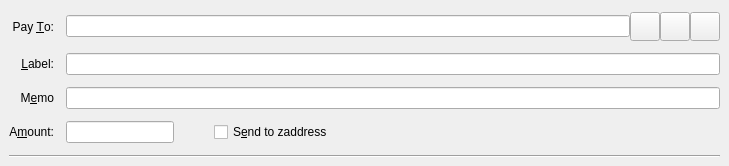
<?xml version="1.0" encoding="UTF-8"?>
<ui version="4.0">
 <class>SendZCoinsEntry</class>
 <widget class="QStackedWidget" name="SendZCoinsEntry">
  <property name="geometry">
   <rect>
    <x>0</x>
    <y>0</y>
    <width>729</width>
    <height>166</height>
   </rect>
  </property>
  <property name="focusPolicy">
   <enum>Qt::TabFocus</enum>
  </property>
  <property name="autoFillBackground">
   <bool>false</bool>
  </property>
  <widget class="QFrame" name="SendZCoins">
   <property name="toolTip">
    <string>This is a normal payment.</string>
   </property>
   <property name="frameShape">
    <enum>QFrame::NoFrame</enum>
   </property>
   <layout class="QGridLayout" name="gridLayout">
    <property name="topMargin">
     <number>8</number>
    </property>
    <property name="bottomMargin">
     <number>4</number>
    </property>
    <property name="horizontalSpacing">
     <number>12</number>
    </property>
    <property name="verticalSpacing">
     <number>8</number>
    </property>
    <item row="1" column="1">
     <widget class="QLineEdit" name="addAsLabel">
      <property name="toolTip">
       <string>Enter a label for this address to add it to the list of used addresses</string>
      </property>
     </widget>
    </item>
    <item row="5" column="0" colspan="2">
     <widget class="Line" name="line">
      <property name="orientation">
       <enum>Qt::Horizontal</enum>
      </property>
     </widget>
    </item>
    <item row="0" column="0">
     <widget class="QLabel" name="payToLabel">
      <property name="text">
       <string>Pay &amp;To:</string>
      </property>
      <property name="alignment">
       <set>Qt::AlignRight|Qt::AlignTrailing|Qt::AlignVCenter</set>
      </property>
      <property name="buddy">
       <cstring>payTo</cstring>
      </property>
     </widget>
    </item>
    <item row="3" column="0">
     <widget class="QLabel" name="amountLabel">
      <property name="text">
       <string>A&amp;mount:</string>
      </property>
      <property name="alignment">
       <set>Qt::AlignRight|Qt::AlignTrailing|Qt::AlignVCenter</set>
      </property>
      <property name="buddy">
       <cstring>payAmount</cstring>
      </property>
     </widget>
    </item>
    <item row="0" column="1">
     <layout class="QHBoxLayout" name="payToLayout">
      <property name="spacing">
       <number>0</number>
      </property>
      <item>
       <widget class="QValidatedLineEdit" name="payTo">
        <property name="toolTip">
         <string>The LitecoinZ address to send the payment to</string>
        </property>
       </widget>
      </item>
      <item>
       <widget class="QToolButton" name="addressBookButton">
        <property name="toolTip">
         <string>Choose previously used address</string>
        </property>
        <property name="text">
         <string/>
        </property>
        <property name="icon">
         <iconset resource="../bitcoin.qrc">
          <normaloff>:/images/addressbook1</normaloff>:/images/addressbook1</iconset>
        </property>
        <property name="iconSize">
         <size>
          <width>22</width>
          <height>22</height>
         </size>
        </property>
        <property name="shortcut">
         <string>Alt+A</string>
        </property>
       </widget>
      </item>
      <item>
       <widget class="QToolButton" name="pasteButton">
        <property name="toolTip">
         <string>Paste address from clipboard</string>
        </property>
        <property name="text">
         <string/>
        </property>
        <property name="icon">
         <iconset resource="../bitcoin.qrc">
          <normaloff>:/images/paste</normaloff>:/images/paste</iconset>
        </property>
        <property name="iconSize">
         <size>
          <width>22</width>
          <height>22</height>
         </size>
        </property>
        <property name="shortcut">
         <string>Alt+P</string>
        </property>
       </widget>
      </item>
      <item>
       <widget class="QToolButton" name="deleteButton">
        <property name="toolTip">
         <string>Remove this entry</string>
        </property>
        <property name="text">
         <string/>
        </property>
        <property name="icon">
         <iconset resource="../bitcoin.qrc">
          <normaloff>:/images/clear</normaloff>:/images/clear</iconset>
        </property>
        <property name="iconSize">
         <size>
          <width>22</width>
          <height>22</height>
         </size>
        </property>
       </widget>
      </item>
     </layout>
    </item>
    <item row="1" column="0">
     <widget class="QLabel" name="labellLabel">
      <property name="text">
       <string>&amp;Label:</string>
      </property>
      <property name="alignment">
       <set>Qt::AlignRight|Qt::AlignTrailing|Qt::AlignVCenter</set>
      </property>
      <property name="buddy">
       <cstring>addAsLabel</cstring>
      </property>
     </widget>
    </item>
    <item row="2" column="0">
     <widget class="QLabel" name="memoLabel">
      <property name="text">
       <string>M&amp;emo</string>
      </property>
      <property name="alignment">
       <set>Qt::AlignRight|Qt::AlignTrailing|Qt::AlignVCenter</set>
      </property>
      <property name="buddy">
       <cstring>addAsLabel</cstring>
      </property>
     </widget>
    </item>
    <item row="2" column="1">
     <widget class="QLineEdit" name="addAsMemo">
      <property name="toolTip">
       <string>Enter a label for this address to add it to the list of used addresses</string>
      </property>
     </widget>
    </item>
    <item row="3" column="1">
     <layout class="QHBoxLayout" name="horizontalLayoutAmount" stretch="0,0,1">
      <item>
       <widget class="BitcoinAmountField" name="payAmount"/>
      </item>
      <item>
       <spacer name="horizontalSpacer">
        <property name="orientation">
         <enum>Qt::Horizontal</enum>
        </property>
        <property name="sizeHint" stdset="0">
         <size>
          <width>40</width>
          <height>20</height>
         </size>
        </property>
       </spacer>
      </item>
      <item>
       <widget class="QCheckBox" name="checkboxSendToZAddress">
        <property name="toolTip">
         <string>The fee will be deducted from the amount being sent. The recipient will receive less litecoinzs than you enter in the amount field. If multiple recipients are selected, the fee is split equally.</string>
        </property>
        <property name="text">
         <string>S&amp;end to zaddress</string>
        </property>
       </widget>
      </item>
     </layout>
    </item>
   </layout>
  </widget>
  <widget class="QFrame" name="SendZCoins_UnauthenticatedPaymentRequest">
   <property name="palette">
    <palette>
     <active>
      <colorrole role="WindowText">
       <brush brushstyle="SolidPattern">
        <color alpha="255">
         <red>0</red>
         <green>0</green>
         <blue>0</blue>
        </color>
       </brush>
      </colorrole>
      <colorrole role="Button">
       <brush brushstyle="SolidPattern">
        <color alpha="255">
         <red>255</red>
         <green>255</green>
         <blue>127</blue>
        </color>
       </brush>
      </colorrole>
      <colorrole role="Light">
       <brush brushstyle="SolidPattern">
        <color alpha="255">
         <red>255</red>
         <green>255</green>
         <blue>255</blue>
        </color>
       </brush>
      </colorrole>
      <colorrole role="Midlight">
       <brush brushstyle="SolidPattern">
        <color alpha="255">
         <red>255</red>
         <green>255</green>
         <blue>191</blue>
        </color>
       </brush>
      </colorrole>
      <colorrole role="Dark">
       <brush brushstyle="SolidPattern">
        <color alpha="255">
         <red>127</red>
         <green>127</green>
         <blue>63</blue>
        </color>
       </brush>
      </colorrole>
      <colorrole role="Mid">
       <brush brushstyle="SolidPattern">
        <color alpha="255">
         <red>170</red>
         <green>170</green>
         <blue>84</blue>
        </color>
       </brush>
      </colorrole>
      <colorrole role="Text">
       <brush brushstyle="SolidPattern">
        <color alpha="255">
         <red>0</red>
         <green>0</green>
         <blue>0</blue>
        </color>
       </brush>
      </colorrole>
      <colorrole role="BrightText">
       <brush brushstyle="SolidPattern">
        <color alpha="255">
         <red>255</red>
         <green>255</green>
         <blue>255</blue>
        </color>
       </brush>
      </colorrole>
      <colorrole role="ButtonText">
       <brush brushstyle="SolidPattern">
        <color alpha="255">
         <red>0</red>
         <green>0</green>
         <blue>0</blue>
        </color>
       </brush>
      </colorrole>
      <colorrole role="Base">
       <brush brushstyle="SolidPattern">
        <color alpha="255">
         <red>255</red>
         <green>255</green>
         <blue>255</blue>
        </color>
       </brush>
      </colorrole>
      <colorrole role="Window">
       <brush brushstyle="SolidPattern">
        <color alpha="255">
         <red>255</red>
         <green>255</green>
         <blue>127</blue>
        </color>
       </brush>
      </colorrole>
      <colorrole role="Shadow">
       <brush brushstyle="SolidPattern">
        <color alpha="255">
         <red>0</red>
         <green>0</green>
         <blue>0</blue>
        </color>
       </brush>
      </colorrole>
      <colorrole role="AlternateBase">
       <brush brushstyle="SolidPattern">
        <color alpha="255">
         <red>255</red>
         <green>255</green>
         <blue>191</blue>
        </color>
       </brush>
      </colorrole>
      <colorrole role="ToolTipBase">
       <brush brushstyle="SolidPattern">
        <color alpha="255">
         <red>255</red>
         <green>255</green>
         <blue>220</blue>
        </color>
       </brush>
      </colorrole>
      <colorrole role="ToolTipText">
       <brush brushstyle="SolidPattern">
        <color alpha="255">
         <red>0</red>
         <green>0</green>
         <blue>0</blue>
        </color>
       </brush>
      </colorrole>
     </active>
     <inactive>
      <colorrole role="WindowText">
       <brush brushstyle="SolidPattern">
        <color alpha="255">
         <red>0</red>
         <green>0</green>
         <blue>0</blue>
        </color>
       </brush>
      </colorrole>
      <colorrole role="Button">
       <brush brushstyle="SolidPattern">
        <color alpha="255">
         <red>255</red>
         <green>255</green>
         <blue>127</blue>
        </color>
       </brush>
      </colorrole>
      <colorrole role="Light">
       <brush brushstyle="SolidPattern">
        <color alpha="255">
         <red>255</red>
         <green>255</green>
         <blue>255</blue>
        </color>
       </brush>
      </colorrole>
      <colorrole role="Midlight">
       <brush brushstyle="SolidPattern">
        <color alpha="255">
         <red>255</red>
         <green>255</green>
         <blue>191</blue>
        </color>
       </brush>
      </colorrole>
      <colorrole role="Dark">
       <brush brushstyle="SolidPattern">
        <color alpha="255">
         <red>127</red>
         <green>127</green>
         <blue>63</blue>
        </color>
       </brush>
      </colorrole>
      <colorrole role="Mid">
       <brush brushstyle="SolidPattern">
        <color alpha="255">
         <red>170</red>
         <green>170</green>
         <blue>84</blue>
        </color>
       </brush>
      </colorrole>
      <colorrole role="Text">
       <brush brushstyle="SolidPattern">
        <color alpha="255">
         <red>0</red>
         <green>0</green>
         <blue>0</blue>
        </color>
       </brush>
      </colorrole>
      <colorrole role="BrightText">
       <brush brushstyle="SolidPattern">
        <color alpha="255">
         <red>255</red>
         <green>255</green>
         <blue>255</blue>
        </color>
       </brush>
      </colorrole>
      <colorrole role="ButtonText">
       <brush brushstyle="SolidPattern">
        <color alpha="255">
         <red>0</red>
         <green>0</green>
         <blue>0</blue>
        </color>
       </brush>
      </colorrole>
      <colorrole role="Base">
       <brush brushstyle="SolidPattern">
        <color alpha="255">
         <red>255</red>
         <green>255</green>
         <blue>255</blue>
        </color>
       </brush>
      </colorrole>
      <colorrole role="Window">
       <brush brushstyle="SolidPattern">
        <color alpha="255">
         <red>255</red>
         <green>255</green>
         <blue>127</blue>
        </color>
       </brush>
      </colorrole>
      <colorrole role="Shadow">
       <brush brushstyle="SolidPattern">
        <color alpha="255">
         <red>0</red>
         <green>0</green>
         <blue>0</blue>
        </color>
       </brush>
      </colorrole>
      <colorrole role="AlternateBase">
       <brush brushstyle="SolidPattern">
        <color alpha="255">
         <red>255</red>
         <green>255</green>
         <blue>191</blue>
        </color>
       </brush>
      </colorrole>
      <colorrole role="ToolTipBase">
       <brush brushstyle="SolidPattern">
        <color alpha="255">
         <red>255</red>
         <green>255</green>
         <blue>220</blue>
        </color>
       </brush>
      </colorrole>
      <colorrole role="ToolTipText">
       <brush brushstyle="SolidPattern">
        <color alpha="255">
         <red>0</red>
         <green>0</green>
         <blue>0</blue>
        </color>
       </brush>
      </colorrole>
     </inactive>
     <disabled>
      <colorrole role="WindowText">
       <brush brushstyle="SolidPattern">
        <color alpha="255">
         <red>127</red>
         <green>127</green>
         <blue>63</blue>
        </color>
       </brush>
      </colorrole>
      <colorrole role="Button">
       <brush brushstyle="SolidPattern">
        <color alpha="255">
         <red>255</red>
         <green>255</green>
         <blue>127</blue>
        </color>
       </brush>
      </colorrole>
      <colorrole role="Light">
       <brush brushstyle="SolidPattern">
        <color alpha="255">
         <red>255</red>
         <green>255</green>
         <blue>255</blue>
        </color>
       </brush>
      </colorrole>
      <colorrole role="Midlight">
       <brush brushstyle="SolidPattern">
        <color alpha="255">
         <red>255</red>
         <green>255</green>
         <blue>191</blue>
        </color>
       </brush>
      </colorrole>
      <colorrole role="Dark">
       <brush brushstyle="SolidPattern">
        <color alpha="255">
         <red>127</red>
         <green>127</green>
         <blue>63</blue>
        </color>
       </brush>
      </colorrole>
      <colorrole role="Mid">
       <brush brushstyle="SolidPattern">
        <color alpha="255">
         <red>170</red>
         <green>170</green>
         <blue>84</blue>
        </color>
       </brush>
      </colorrole>
      <colorrole role="Text">
       <brush brushstyle="SolidPattern">
        <color alpha="255">
         <red>127</red>
         <green>127</green>
         <blue>63</blue>
        </color>
       </brush>
      </colorrole>
      <colorrole role="BrightText">
       <brush brushstyle="SolidPattern">
        <color alpha="255">
         <red>255</red>
         <green>255</green>
         <blue>255</blue>
        </color>
       </brush>
      </colorrole>
      <colorrole role="ButtonText">
       <brush brushstyle="SolidPattern">
        <color alpha="255">
         <red>127</red>
         <green>127</green>
         <blue>63</blue>
        </color>
       </brush>
      </colorrole>
      <colorrole role="Base">
       <brush brushstyle="SolidPattern">
        <color alpha="255">
         <red>255</red>
         <green>255</green>
         <blue>127</blue>
        </color>
       </brush>
      </colorrole>
      <colorrole role="Window">
       <brush brushstyle="SolidPattern">
        <color alpha="255">
         <red>255</red>
         <green>255</green>
         <blue>127</blue>
        </color>
       </brush>
      </colorrole>
      <colorrole role="Shadow">
       <brush brushstyle="SolidPattern">
        <color alpha="255">
         <red>0</red>
         <green>0</green>
         <blue>0</blue>
        </color>
       </brush>
      </colorrole>
      <colorrole role="AlternateBase">
       <brush brushstyle="SolidPattern">
        <color alpha="255">
         <red>255</red>
         <green>255</green>
         <blue>127</blue>
        </color>
       </brush>
      </colorrole>
      <colorrole role="ToolTipBase">
       <brush brushstyle="SolidPattern">
        <color alpha="255">
         <red>255</red>
         <green>255</green>
         <blue>220</blue>
        </color>
       </brush>
      </colorrole>
      <colorrole role="ToolTipText">
       <brush brushstyle="SolidPattern">
        <color alpha="255">
         <red>0</red>
         <green>0</green>
         <blue>0</blue>
        </color>
       </brush>
      </colorrole>
     </disabled>
    </palette>
   </property>
   <property name="toolTip">
    <string>This is an unauthenticated payment request.</string>
   </property>
   <property name="autoFillBackground">
    <bool>true</bool>
   </property>
   <property name="frameShape">
    <enum>QFrame::NoFrame</enum>
   </property>
   <layout class="QGridLayout" name="gridLayout_is">
    <property name="spacing">
     <number>12</number>
    </property>
    <item row="0" column="1">
     <layout class="QHBoxLayout" name="payToLayout_is">
      <property name="spacing">
       <number>0</number>
      </property>
      <item>
       <widget class="QLabel" name="payTo_is"/>
      </item>
      <item>
       <widget class="QToolButton" name="deleteButton_is">
        <property name="toolTip">
         <string>Remove this entry</string>
        </property>
        <property name="text">
         <string/>
        </property>
        <property name="icon">
         <iconset resource="../bitcoin.qrc">
          <normaloff>:/images/clear</normaloff>:/images/clear</iconset>
        </property>
       </widget>
      </item>
     </layout>
    </item>
    <item row="0" column="0">
     <widget class="QLabel" name="payToLabel_is">
      <property name="text">
       <string>Pay To:</string>
      </property>
      <property name="alignment">
       <set>Qt::AlignRight|Qt::AlignTrailing|Qt::AlignVCenter</set>
      </property>
     </widget>
    </item>
    <item row="1" column="0">
     <widget class="QLabel" name="amountLabel_is">
      <property name="text">
       <string>A&amp;mount:</string>
      </property>
      <property name="alignment">
       <set>Qt::AlignRight|Qt::AlignTrailing|Qt::AlignVCenter</set>
      </property>
      <property name="buddy">
       <cstring>payAmount_is</cstring>
      </property>
     </widget>
    </item>
    <item row="1" column="1">
     <widget class="BitcoinAmountField" name="payAmount_is">
      <property name="acceptDrops">
       <bool>false</bool>
      </property>
     </widget>
    </item>
   </layout>
  </widget>
  <widget class="QFrame" name="SendZCoins_AuthenticatedPaymentRequest">
   <property name="palette">
    <palette>
     <active>
      <colorrole role="WindowText">
       <brush brushstyle="SolidPattern">
        <color alpha="255">
         <red>0</red>
         <green>0</green>
         <blue>0</blue>
        </color>
       </brush>
      </colorrole>
      <colorrole role="Button">
       <brush brushstyle="SolidPattern">
        <color alpha="255">
         <red>140</red>
         <green>232</green>
         <blue>119</blue>
        </color>
       </brush>
      </colorrole>
      <colorrole role="Light">
       <brush brushstyle="SolidPattern">
        <color alpha="255">
         <red>230</red>
         <green>255</green>
         <blue>224</blue>
        </color>
       </brush>
      </colorrole>
      <colorrole role="Midlight">
       <brush brushstyle="SolidPattern">
        <color alpha="255">
         <red>185</red>
         <green>243</green>
         <blue>171</blue>
        </color>
       </brush>
      </colorrole>
      <colorrole role="Dark">
       <brush brushstyle="SolidPattern">
        <color alpha="255">
         <red>70</red>
         <green>116</green>
         <blue>59</blue>
        </color>
       </brush>
      </colorrole>
      <colorrole role="Mid">
       <brush brushstyle="SolidPattern">
        <color alpha="255">
         <red>93</red>
         <green>155</green>
         <blue>79</blue>
        </color>
       </brush>
      </colorrole>
      <colorrole role="Text">
       <brush brushstyle="SolidPattern">
        <color alpha="255">
         <red>0</red>
         <green>0</green>
         <blue>0</blue>
        </color>
       </brush>
      </colorrole>
      <colorrole role="BrightText">
       <brush brushstyle="SolidPattern">
        <color alpha="255">
         <red>155</red>
         <green>255</green>
         <blue>147</blue>
        </color>
       </brush>
      </colorrole>
      <colorrole role="ButtonText">
       <brush brushstyle="SolidPattern">
        <color alpha="255">
         <red>0</red>
         <green>0</green>
         <blue>0</blue>
        </color>
       </brush>
      </colorrole>
      <colorrole role="Base">
       <brush brushstyle="SolidPattern">
        <color alpha="255">
         <red>119</red>
         <green>255</green>
         <blue>233</blue>
        </color>
       </brush>
      </colorrole>
      <colorrole role="Window">
       <brush brushstyle="SolidPattern">
        <color alpha="255">
         <red>140</red>
         <green>232</green>
         <blue>119</blue>
        </color>
       </brush>
      </colorrole>
      <colorrole role="Shadow">
       <brush brushstyle="SolidPattern">
        <color alpha="255">
         <red>0</red>
         <green>0</green>
         <blue>0</blue>
        </color>
       </brush>
      </colorrole>
      <colorrole role="AlternateBase">
       <brush brushstyle="SolidPattern">
        <color alpha="255">
         <red>197</red>
         <green>243</green>
         <blue>187</blue>
        </color>
       </brush>
      </colorrole>
      <colorrole role="NoRole">
       <brush brushstyle="SolidPattern">
        <color alpha="255">
         <red>125</red>
         <green>194</green>
         <blue>122</blue>
        </color>
       </brush>
      </colorrole>
      <colorrole role="ToolTipBase">
       <brush brushstyle="SolidPattern">
        <color alpha="255">
         <red>255</red>
         <green>255</green>
         <blue>220</blue>
        </color>
       </brush>
      </colorrole>
      <colorrole role="ToolTipText">
       <brush brushstyle="SolidPattern">
        <color alpha="255">
         <red>0</red>
         <green>0</green>
         <blue>0</blue>
        </color>
       </brush>
      </colorrole>
     </active>
     <inactive>
      <colorrole role="WindowText">
       <brush brushstyle="SolidPattern">
        <color alpha="255">
         <red>0</red>
         <green>0</green>
         <blue>0</blue>
        </color>
       </brush>
      </colorrole>
      <colorrole role="Button">
       <brush brushstyle="SolidPattern">
        <color alpha="255">
         <red>140</red>
         <green>232</green>
         <blue>119</blue>
        </color>
       </brush>
      </colorrole>
      <colorrole role="Light">
       <brush brushstyle="SolidPattern">
        <color alpha="255">
         <red>230</red>
         <green>255</green>
         <blue>224</blue>
        </color>
       </brush>
      </colorrole>
      <colorrole role="Midlight">
       <brush brushstyle="SolidPattern">
        <color alpha="255">
         <red>185</red>
         <green>243</green>
         <blue>171</blue>
        </color>
       </brush>
      </colorrole>
      <colorrole role="Dark">
       <brush brushstyle="SolidPattern">
        <color alpha="255">
         <red>70</red>
         <green>116</green>
         <blue>59</blue>
        </color>
       </brush>
      </colorrole>
      <colorrole role="Mid">
       <brush brushstyle="SolidPattern">
        <color alpha="255">
         <red>93</red>
         <green>155</green>
         <blue>79</blue>
        </color>
       </brush>
      </colorrole>
      <colorrole role="Text">
       <brush brushstyle="SolidPattern">
        <color alpha="255">
         <red>0</red>
         <green>0</green>
         <blue>0</blue>
        </color>
       </brush>
      </colorrole>
      <colorrole role="BrightText">
       <brush brushstyle="SolidPattern">
        <color alpha="255">
         <red>155</red>
         <green>255</green>
         <blue>147</blue>
        </color>
       </brush>
      </colorrole>
      <colorrole role="ButtonText">
       <brush brushstyle="SolidPattern">
        <color alpha="255">
         <red>0</red>
         <green>0</green>
         <blue>0</blue>
        </color>
       </brush>
      </colorrole>
      <colorrole role="Base">
       <brush brushstyle="SolidPattern">
        <color alpha="255">
         <red>119</red>
         <green>255</green>
         <blue>233</blue>
        </color>
       </brush>
      </colorrole>
      <colorrole role="Window">
       <brush brushstyle="SolidPattern">
        <color alpha="255">
         <red>140</red>
         <green>232</green>
         <blue>119</blue>
        </color>
       </brush>
      </colorrole>
      <colorrole role="Shadow">
       <brush brushstyle="SolidPattern">
        <color alpha="255">
         <red>0</red>
         <green>0</green>
         <blue>0</blue>
        </color>
       </brush>
      </colorrole>
      <colorrole role="AlternateBase">
       <brush brushstyle="SolidPattern">
        <color alpha="255">
         <red>197</red>
         <green>243</green>
         <blue>187</blue>
        </color>
       </brush>
      </colorrole>
      <colorrole role="NoRole">
       <brush brushstyle="SolidPattern">
        <color alpha="255">
         <red>125</red>
         <green>194</green>
         <blue>122</blue>
        </color>
       </brush>
      </colorrole>
      <colorrole role="ToolTipBase">
       <brush brushstyle="SolidPattern">
        <color alpha="255">
         <red>255</red>
         <green>255</green>
         <blue>220</blue>
        </color>
       </brush>
      </colorrole>
      <colorrole role="ToolTipText">
       <brush brushstyle="SolidPattern">
        <color alpha="255">
         <red>0</red>
         <green>0</green>
         <blue>0</blue>
        </color>
       </brush>
      </colorrole>
     </inactive>
     <disabled>
      <colorrole role="WindowText">
       <brush brushstyle="SolidPattern">
        <color alpha="255">
         <red>70</red>
         <green>116</green>
         <blue>59</blue>
        </color>
       </brush>
      </colorrole>
      <colorrole role="Button">
       <brush brushstyle="SolidPattern">
        <color alpha="255">
         <red>140</red>
         <green>232</green>
         <blue>119</blue>
        </color>
       </brush>
      </colorrole>
      <colorrole role="Light">
       <brush brushstyle="SolidPattern">
        <color alpha="255">
         <red>230</red>
         <green>255</green>
         <blue>224</blue>
        </color>
       </brush>
      </colorrole>
      <colorrole role="Midlight">
       <brush brushstyle="SolidPattern">
        <color alpha="255">
         <red>185</red>
         <green>243</green>
         <blue>171</blue>
        </color>
       </brush>
      </colorrole>
      <colorrole role="Dark">
       <brush brushstyle="SolidPattern">
        <color alpha="255">
         <red>70</red>
         <green>116</green>
         <blue>59</blue>
        </color>
       </brush>
      </colorrole>
      <colorrole role="Mid">
       <brush brushstyle="SolidPattern">
        <color alpha="255">
         <red>93</red>
         <green>155</green>
         <blue>79</blue>
        </color>
       </brush>
      </colorrole>
      <colorrole role="Text">
       <brush brushstyle="SolidPattern">
        <color alpha="255">
         <red>70</red>
         <green>116</green>
         <blue>59</blue>
        </color>
       </brush>
      </colorrole>
      <colorrole role="BrightText">
       <brush brushstyle="SolidPattern">
        <color alpha="255">
         <red>155</red>
         <green>255</green>
         <blue>147</blue>
        </color>
       </brush>
      </colorrole>
      <colorrole role="ButtonText">
       <brush brushstyle="SolidPattern">
        <color alpha="255">
         <red>70</red>
         <green>116</green>
         <blue>59</blue>
        </color>
       </brush>
      </colorrole>
      <colorrole role="Base">
       <brush brushstyle="SolidPattern">
        <color alpha="255">
         <red>140</red>
         <green>232</green>
         <blue>119</blue>
        </color>
       </brush>
      </colorrole>
      <colorrole role="Window">
       <brush brushstyle="SolidPattern">
        <color alpha="255">
         <red>140</red>
         <green>232</green>
         <blue>119</blue>
        </color>
       </brush>
      </colorrole>
      <colorrole role="Shadow">
       <brush brushstyle="SolidPattern">
        <color alpha="255">
         <red>0</red>
         <green>0</green>
         <blue>0</blue>
        </color>
       </brush>
      </colorrole>
      <colorrole role="AlternateBase">
       <brush brushstyle="SolidPattern">
        <color alpha="255">
         <red>140</red>
         <green>232</green>
         <blue>119</blue>
        </color>
       </brush>
      </colorrole>
      <colorrole role="NoRole">
       <brush brushstyle="SolidPattern">
        <color alpha="255">
         <red>125</red>
         <green>194</green>
         <blue>122</blue>
        </color>
       </brush>
      </colorrole>
      <colorrole role="ToolTipBase">
       <brush brushstyle="SolidPattern">
        <color alpha="255">
         <red>255</red>
         <green>255</green>
         <blue>220</blue>
        </color>
       </brush>
      </colorrole>
      <colorrole role="ToolTipText">
       <brush brushstyle="SolidPattern">
        <color alpha="255">
         <red>0</red>
         <green>0</green>
         <blue>0</blue>
        </color>
       </brush>
      </colorrole>
     </disabled>
    </palette>
   </property>
   <property name="toolTip">
    <string>This is an authenticated payment request.</string>
   </property>
   <property name="autoFillBackground">
    <bool>true</bool>
   </property>
   <property name="frameShape">
    <enum>QFrame::NoFrame</enum>
   </property>
   <layout class="QGridLayout" name="gridLayout_s">
    <property name="spacing">
     <number>12</number>
    </property>
    <item row="1" column="0">
     <widget class="QLabel" name="amountLabel_s">
      <property name="text">
       <string>A&amp;mount:</string>
      </property>
      <property name="alignment">
       <set>Qt::AlignRight|Qt::AlignTrailing|Qt::AlignVCenter</set>
      </property>
      <property name="buddy">
       <cstring>payAmount_s</cstring>
      </property>
     </widget>
    </item>
    <item row="0" column="0">
     <widget class="QLabel" name="payToLabel_s">
      <property name="text">
       <string>Pay To:</string>
      </property>
      <property name="alignment">
       <set>Qt::AlignRight|Qt::AlignTrailing|Qt::AlignVCenter</set>
      </property>
     </widget>
    </item>
    <item row="0" column="1">
     <layout class="QHBoxLayout" name="payToLayout_s">
      <property name="spacing">
       <number>0</number>
      </property>
      <item>
       <widget class="QLabel" name="payTo_s">
        <property name="textFormat">
         <enum>Qt::PlainText</enum>
        </property>
       </widget>
      </item>
      <item>
       <widget class="QToolButton" name="deleteButton_s">
        <property name="toolTip">
         <string>Remove this entry</string>
        </property>
        <property name="text">
         <string/>
        </property>
        <property name="icon">
         <iconset resource="../bitcoin.qrc">
          <normaloff>:/images/clear</normaloff>:/images/clear</iconset>
        </property>
       </widget>
      </item>
     </layout>
    </item>
    <item row="1" column="1">
     <widget class="BitcoinAmountField" name="payAmount_s">
      <property name="acceptDrops">
       <bool>false</bool>
      </property>
     </widget>
    </item>
   </layout>
  </widget>
 </widget>
 <customwidgets>
  <customwidget>
   <class>BitcoinAmountField</class>
   <extends>QLineEdit</extends>
   <header>bitcoinamountfield.h</header>
   <container>1</container>
  </customwidget>
  <customwidget>
   <class>QValidatedLineEdit</class>
   <extends>QLineEdit</extends>
   <header>qvalidatedlineedit.h</header>
  </customwidget>
 </customwidgets>
 <tabstops>
  <tabstop>payTo</tabstop>
  <tabstop>addressBookButton</tabstop>
  <tabstop>pasteButton</tabstop>
  <tabstop>deleteButton</tabstop>
  <tabstop>addAsLabel</tabstop>
  <tabstop>addAsMemo</tabstop>
  <tabstop>payAmount</tabstop>
  <tabstop>checkboxSendToZAddress</tabstop>
  <tabstop>payAmount_is</tabstop>
  <tabstop>deleteButton_is</tabstop>
  <tabstop>deleteButton_s</tabstop>
  <tabstop>payAmount_s</tabstop>
 </tabstops>
 <resources>
  <include location="../bitcoin.qrc"/>
 </resources>
 <connections/>
</ui>
